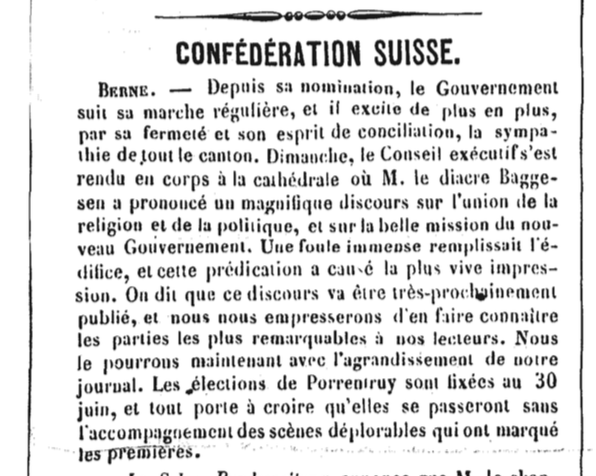
#> input picture images/7.png, 596 x 476 px
$ python -i ground_truth_generator.py   (imports and definitions only)   (Python 2 division)   (older library calls are emulated)
#> lines starting #> are read from the running program, lines starting #| are printed output that depends on the picture; after the words box and inside, x2 and y2 are one past the last pixel; in counts of white or black regions, pixels touching at a corner belong together
#> further down, picture is the input picture: shape (476, 596, 3); min 8, max 255, mean 223.9
import numpy as np
import matplotlib
import matplotlib.pyplot as plt
from skimage import measure, color, morphology
from skimage.io import imread
from skimage.filters import threshold_adaptive
import glob, os, sys, json, itertools
from distutils.dir_util import mkpath
from os.path import basename
import math

SPLIT_SIZE = 30

def extract_connected_components(image):
    if image.ndim > 2:
        work_image = (255*color.rgb2gray(image)).astype(np.int32)
    else:
        work_image = image

    block_size = 41
    binary_adaptive = threshold_adaptive(work_image, block_size, offset=10)
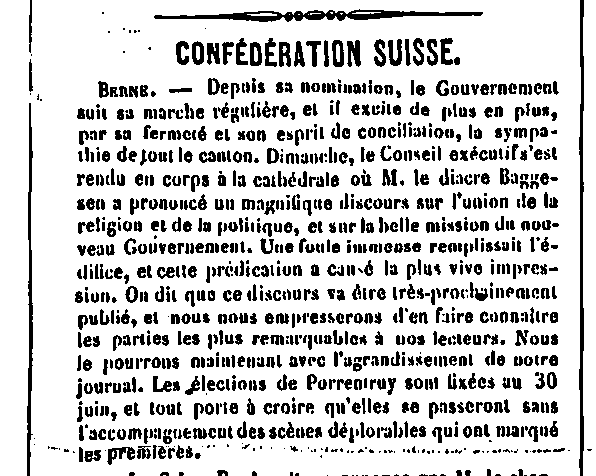
#> binary_adaptive: shape (476, 596) bool; 80.6% white; 1066 black regions (220 under 20 px), largest, box (x1, y1, x2, y2) and area: (154, 9, 483, 22) 1834, (579, 0, 584, 476) 1597, (27, 103, 33, 476) 1210
    segmented_image, num_labels = measure.label(
        binary_adaptive, background=1, return_num=True
    )
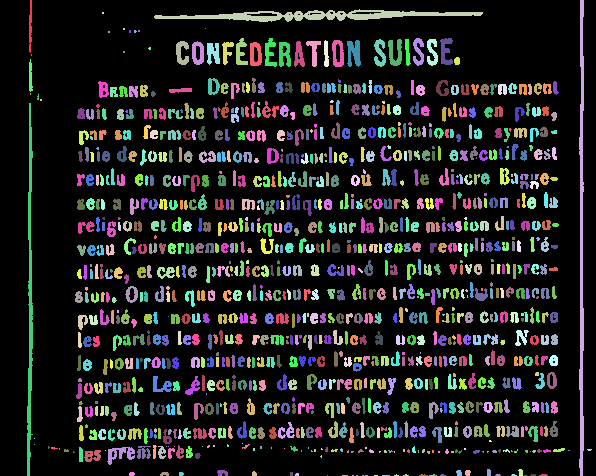
#> segmented_image: shape (476, 596) int32; 1067 distinct labels, from 0 to 1066; one colour per label, 0 black
#> num_labels = 1066

    clean_image = morphology.remove_small_objects(segmented_image, 25)
#> clean_image: shape (476, 596) int32; 825 distinct labels, from 0 to 1045
    segmented_clean_image = measure.label(clean_image, background=0)
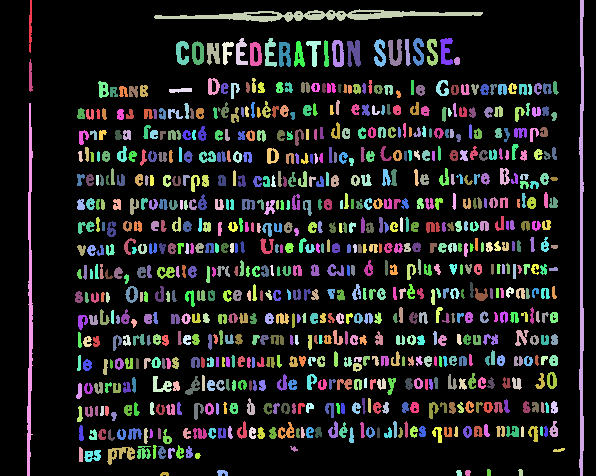
#> segmented_clean_image: shape (476, 596) int64; 825 distinct labels, from 0 to 824; one colour per label, 0 black

    return segmented_clean_image

class Extractor:
    # [93 lines left out: functions __init__, on_click, get_best_row, get_line_boundaries, create_line, store_line_boundaries, not called in this run]

    def get_y_click_range(self):
        return self.y_clicks[-2:]

    def get_start_y(self):
        return self.y_clicks[-2]

    def get_end_y(self):
        return self.y_clicks[-1]

    # [35 lines left out: functions get_split_width, split, not called in this run]

class GroundTruth:
    # [18 lines left out: functions __init__, write, not called in this run]


# [1 line that did not run here, left out]
if len(sys.argv) > 2:
    if sys.argv[2] == '--auto-split':
        auto_split = True
        file_pattern = base_dir
    else:
        auto_split = False
        file_pattern = sys.argv[2]
else:
    file_pattern = '*'

# [1 line that did not run here, left out]
# [13 lines not run here, left out]

>>> import cv2
>>> picture = cv2.cvtColor(cv2.imread('images/7.png'), cv2.COLOR_BGR2RGB)
>>> result = extract_connected_components(picture)
